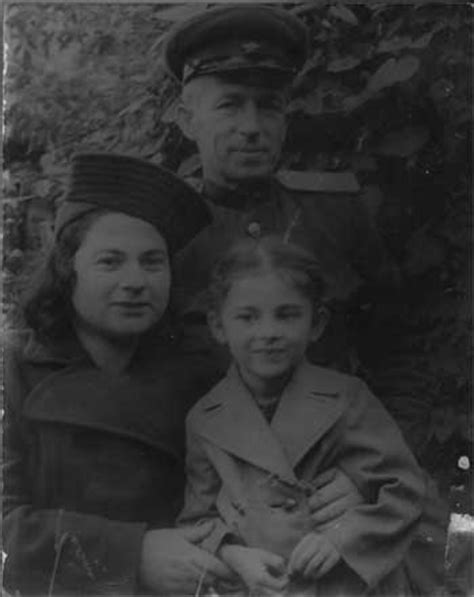
#> input picture CV/images/contrast/family1.jpg, 474 x 597 px, found by its file name
$ jupyter execute --allow-errors Histograms.ipynb
#> lines starting #> are read from the running program, lines starting #| are printed output that depends on the picture
[cell 1]
import numpy as np
import pandas as pd
import cv2
from matplotlib import pyplot as plt
import seaborn as sns
import cvutils as cvu

[cell 2]
plt.rcParams['figure.figsize'] = (20, 10)

[cell 3]
im = cv2.imread('./images/contrast/family1.jpg', cv2.IMREAD_GRAYSCALE)
#> im is the input picture: shape (597, 474); min 8, max 221, mean 50.9
plt.imshow(im, cmap='gray')

[cell 4]
sns.histplot(im.reshape(-1), bins=50)
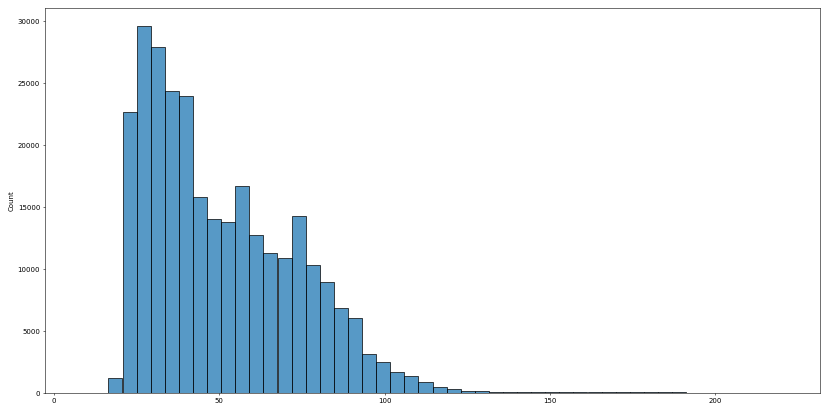
#> figure drawn by matplotlib, 1 panel; tallest bar 29578 high, from x = 25.04 to 29.3

## Binning

[cell 5]
def binning(values, bins, ids=None):
    values = np.array(values)
    if ids is None:
        ids = np.arange(values.shape[0])
    inf_f = np.min(ids)
    sup_f = np.max(ids)

    new_ids = np.zeros(bins)
    new_values = np.zeros(bins)

    rs = np.linspace(0, 256, bins+1)
    rs[bins] += 1
    for k in range(bins):
        start = rs[k]
        end = rs[k + 1]

        new_values[k] = np.sum(values[(ids >= start) & (ids < end)])
    rs[bins] -= 1

    return rs[:-1], new_values

# Histogram Calculation

[cell 6]
class Histogram:
    def __init__(self, in_im):
        self.im = in_im
        self.size = 256

    def get_hist(self, bins=256):
        counts = np.zeros(self.size)
        intensities, pix_counts = np.unique(self.im, return_counts=True)

        for intensity, pix_count in zip(intensities, pix_counts):
            counts[intensity] = pix_count

        hist = counts / np.prod(self.im.shape)
        return binning(hist, bins, np.arange(self.size))

    def get_cum_hist(self, bins=256):
        ids, values = self.get_hist(bins)
        return ids, np.cumsum(values)

    def get_transform(self):
        return self.get_cum_hist()[1]

    def get_equalization_map(self):
        return np.rint(self.get_transform() * 255).astype(np.uint8)

    def get_inverse_transform(self):
        T = self.get_equalization_map()
        counts = np.zeros(self.size)

        for t in T:
            counts[t] += 1

        return np.cumsum(counts) / np.prod(T.shape)

    def get_inverse_equalization_map(self):
        return np.rint(self.get_inverse_transform() * 255).astype(np.uint8)

#     def get_equalized_cum_hist(self):
#         t = self.get_equalization_map()
#         return t, self.get_cum_hist()[1][t]

    def equalize(self, target_im=None):
        if target_im is None:
            target_im = self.im
#         target_im = cvu.norm(im).astype(np.uint8)
        return self.get_equalization_map()[target_im]

[cell 7]
im_hist = Histogram(im)

[cell 8]
fig, axes = plt.subplots(nrows=2, ncols=1)

bins_num=30
im_hist_ids, im_hist_vals = im_hist.get_hist(bins=bins_num)
#> in get_hist, `intensities, pix_counts = np.unique(self.im, return_counts=True)`: intensities = 202 values from 8 to 221; pix_counts = 202 values, max 8815 at index 15, min 1 at index 0, mean 1400.9
#> the loop in get_hist, `for intensity, pix_count in zip(intensities, pix_counts):` made 202 passes
#> (intensity, pix_count) on passes 1 to 3: (8, 1), (9, 1), (12, 2)
#> after the loop in get_hist, `for intensity, pix_count in zip(intensities, pix_counts):`: counts = 256 values, max 8815 at index 26, min 0 at index 0, mean 1105.4
#> in get_hist, `hist = counts / np.prod(self.im.shape)`: hist = 256 values, max 0.0312 at index 26, min 0 at index 0, mean 0.00391
#> in binning, `values = np.array(values)`: values has the same summary as hist in get_hist
#> in binning, `inf_f = np.min(ids)`: inf_f = 0
#> in binning, `sup_f = np.max(ids)`: sup_f = 255
#> after the loop in binning, `for k in range(bins):`: new_values = 30 values, max 0.224 at index 3, min 0 at index 26, mean 0.0333
#> im_hist_ids = 30 values from 0 to 247.5; im_hist_vals has the same summary as new_values in binning
im_cum_hist_ids, im_cum_hist_vals = im_hist.get_cum_hist(bins=bins_num)
#> the loop in get_hist (call 2), `for intensity, pix_count in zip(intensities, pix_counts):` made 202 passes
#> in get_cum_hist, `ids, values = self.get_hist(bins)`: values has the same summary as new_values in binning
#> im_cum_hist_ids = 30 values from 0 to 247.5; im_cum_hist_vals = 30 values from 3.53e-06 to 1

sns.barplot(x=im_hist_ids, y=im_hist_vals, ax=axes[0], color='g')
sns.barplot(x=im_cum_hist_ids, y=im_cum_hist_vals, ax=axes[1], color='g')
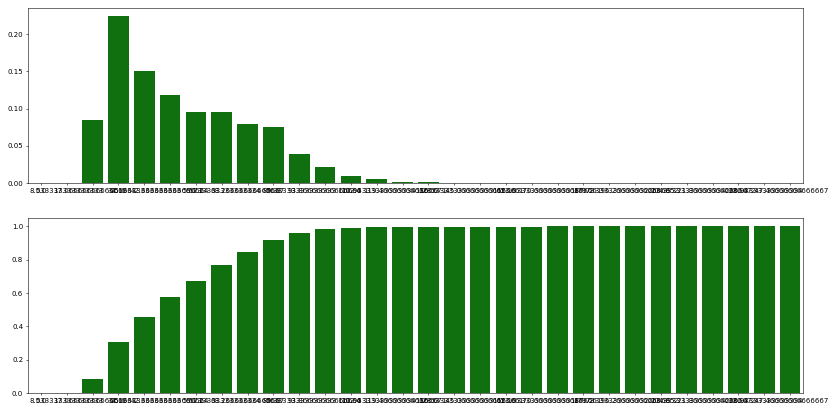
#> figure drawn by matplotlib, 2 panels; panel 1: tallest bar 0.224 high, from x = 2.6 to 3.4

## Histogram Equalization

#> (a cell that did not finish here is left out)

### Equalized Intenzity is the same as the Histogram value for the intensity

[cell 10]
im_hist.get_equalization_map()[38]/255  # T(s) * Vol(Sigma)
#> Out = 0.392

#> (a cell that did not finish here is left out)

[cell 12]
# G_f(s) --- The intesity s in the Cummulative Histogram
im_hist.get_cum_hist()[1][38]
#> Out = 0.392

### Transform function vs Cummulative Histogram

[cell 13]
df = pd.DataFrame({})

df['x'] = np.arange(256)
df['transform'] = im_hist.get_transform()
df['cum_hist'] = im_hist.get_cum_hist()[1]
df_melted = pd.melt(df, id_vars=['x'], value_vars=['transform', 'cum_hist'])

fig = sns.lineplot(data=df_melted, x='x', y='value', hue='variable', style='variable', size='variable', size_order=['cum_hist', 'transform'])
plt.rcParams['figure.figsize'] = (20, 10)
plt.savefig('./figs/hist/transform_vs_cum_hist.png')
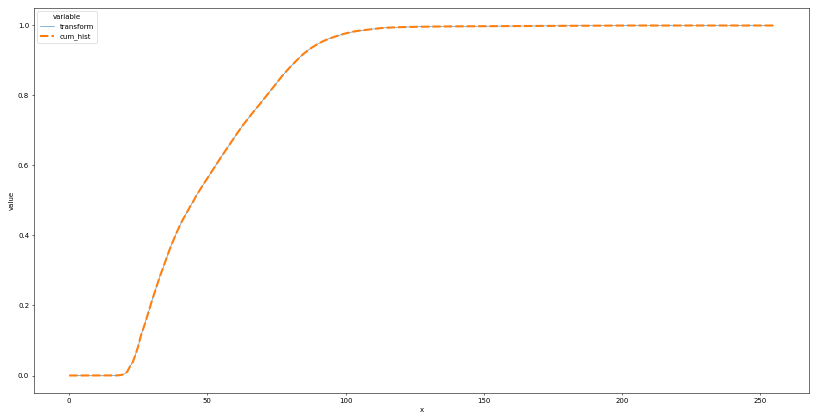
#> figure drawn by matplotlib, 1 panel; curve peaks at x = 221, y = 1; curve peaks at x = 221, y = 1

### Equalized Histogram vs Histogram of $T^{-1}$

[cell 14]
df = pd.DataFrame({})

df['x'] = np.arange(256)
#> (the rest of this cell did not finish here and is left out)

Comparison of the functions $T=\frac{G_f(s)}{Vol(\Omega)}$ and $T^{-1}=G_f^{-1}(s \cdot Vol(\Omega))$

[cell 15]
df = pd.DataFrame({})

df['x'] = np.arange(256)
df['transform'] = im_hist.get_transform()
df['inverse_transform'] = im_hist.get_inverse_transform()
#> in get_inverse_transform, `T = self.get_equalization_map()`: T = 256 values from 0 to 255
#> the loop in get_inverse_transform, `for t in T:` made 256 passes
#> t on passes 2 to 4: 0, 0, 0
#> after the loop in get_inverse_transform, `for t in T:`: counts = 256 values, max 107 at index 255, min 0 at index 2, mean 1
df_melted = pd.melt(df, id_vars=['x'], value_vars=['transform', 'inverse_transform'])

fig = sns.lineplot(data=df_melted, x='x', y='value', hue='variable', style='variable')
plt.savefig('./figs/hist/transform-vs-inverse_transform.png')
#> figure, not shown here; curve peaks at x = 221, y = 1; curve peaks at x = 255, y = 1
